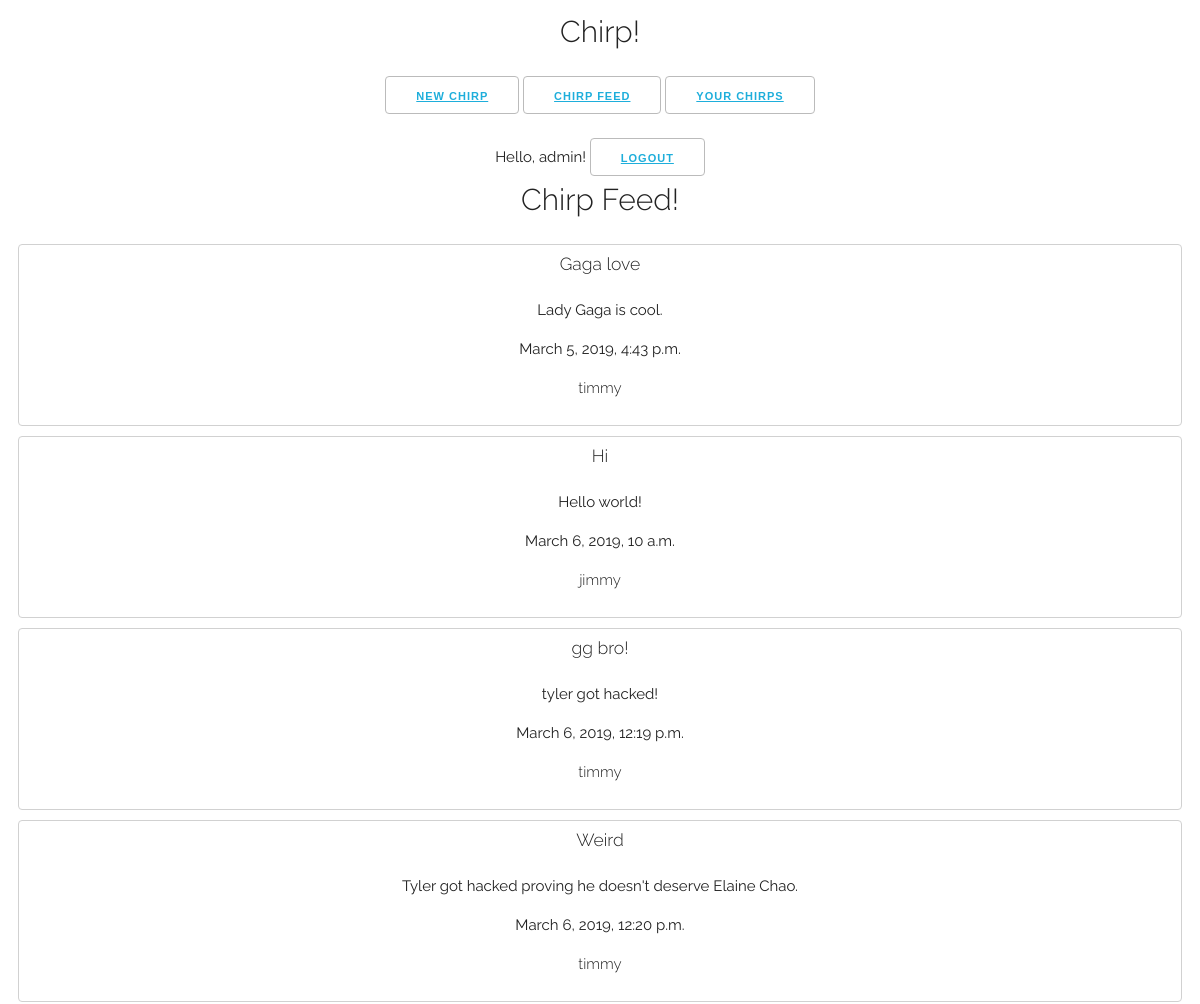
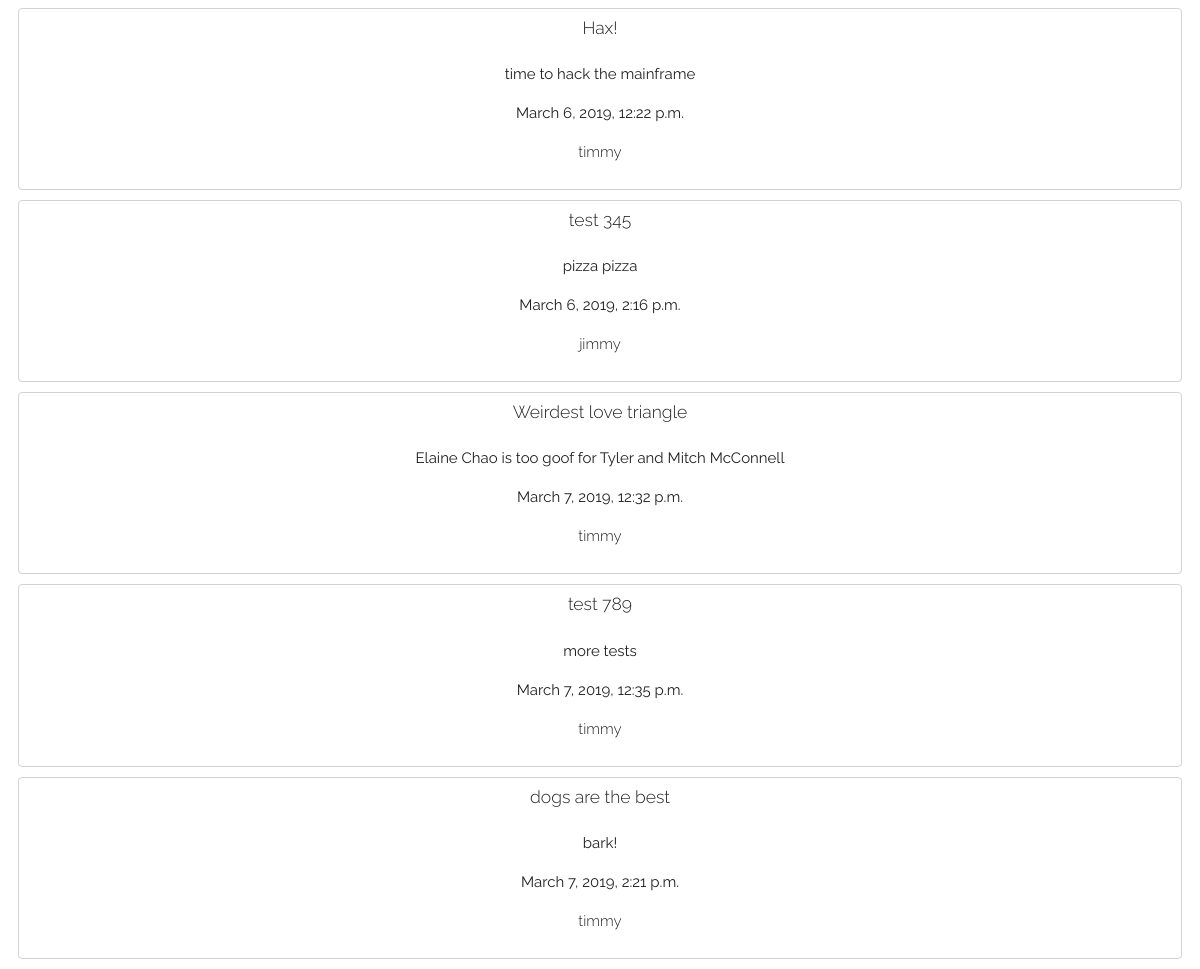
Screenshot of /chirp_posts_app/ (signed in) with the database file from the repository (2 pictures, top to bottom).
### chirp_posts_app/models.py (models this page shows, shortened)
class Post(models.Model):
    author = models.CharField(null=True, blank=True, max_length=50)
    chirp_author = models.ForeignKey('auth.user', on_delete=models.CASCADE)
    chirp_title = models.CharField(null=True, blank=True, max_length=50)
    chirp_text = models.CharField(max_length=256)
    date_posted = models.DateTimeField(auto_now_add=True)
    date_edited = models.DateTimeField(auto_now=True)

### chirp_posts_app/views.py (the view)
# urls.py: path('', views.ChirpListView.as_view(), name='homepage'),
class ChirpListView(ListView):
	model = Post
	template_name = 'chirp_posts_app/homepage.html'

### chirp_posts_app/templates/chirp_posts_app/homepage.html (shortened to what this page needs)
{% extends 'chirp_posts_app/base.html' %}
{% block content %}
{% if user.is_authenticated %}
	<br>
	Hello, {{ user.username }}!
	<button><a href="{% url 'logout' %}">Logout</a></button>
	<h1>Chirp Feed!</h1>
	{% for item in object_list %}
		<div class="chirp-post">
			<h3>{{ item.chirp_title }}</h3>
			<p>{{ item.chirp_text }}</p>
			<p>{{ item.date_posted }}</p>
			<h4>{{ item.author }}</h4>
		</div>
	{% endfor %}
{% endif %}
{% endblock %}

### chirp_posts_app/static/chirp_posts_app/styles.css (style rules this page uses)
html { font-size: 62.5%; }
body { font-size: 1.5em; line-height: 1.6; font-weight: 400; font-family: "Raleway", sans-serif; color: #222; text-align: center; }
h1, h2, h3, h4, h5, h6 { margin-top: 0; margin-bottom: 2rem; font-weight: 300; }
button { display: inline-block; height: 38px; padding: 0 30px; color: #555; text-align: center; font-size: 11px; font-weight: 600; line-height: 38px; letter-spacing: .1rem; text-transform: uppercase; text-decoration: none; white-space: nowrap; background-color: transparent; border-radius: 4px; border: 1px solid #bbb; cursor: pointer; }
a { color: #1EAEDB; }
div.chirp-post { border: 1px solid #D1D1D1; margin: 10px; padding: 5px; border-radius: 4px; width: auto; }

### rows the page displays
Post: chirp_title "Gaga love", chirp_text "Lady Gaga is cool.", date_posted "March 5, 2019, 4:43 p.m.", author "timmy"
Post: chirp_title "Hi", chirp_text "Hello world!", date_posted "March 6, 2019, 10 a.m.", author "jimmy"
Post: chirp_title "gg bro!", chirp_text "tyler got hacked!", date_posted "March 6, 2019, 12:19 p.m.", author "timmy"
Post: chirp_title "Weird", chirp_text "Tyler got hacked proving he doesn't deserve Elaine Chao.", date_posted "March 6, 2019, 12:20 p.m.", author "timmy"
Post: chirp_title "Hax!", chirp_text "time to hack the mainframe", date_posted "March 6, 2019, 12:22 p.m.", author "timmy"
Post: chirp_title "test 345", chirp_text "pizza pizza", date_posted "March 6, 2019, 2:16 p.m.", author "jimmy"
Post: chirp_title "Weirdest love triangle", chirp_text "Elaine Chao is too goof for Tyler and Mitch McConnell", date_posted "March 7, 2019, 12:32 p.m.", author "timmy"
Post: chirp_title "test 789", chirp_text "more tests", date_posted "March 7, 2019, 12:35 p.m.", author "timmy"
Post: chirp_title "dogs are the best", chirp_text "bark!", date_posted "March 7, 2019, 2:21 p.m.", author "timmy"

### other values shown
{{ user.username }} "admin"
